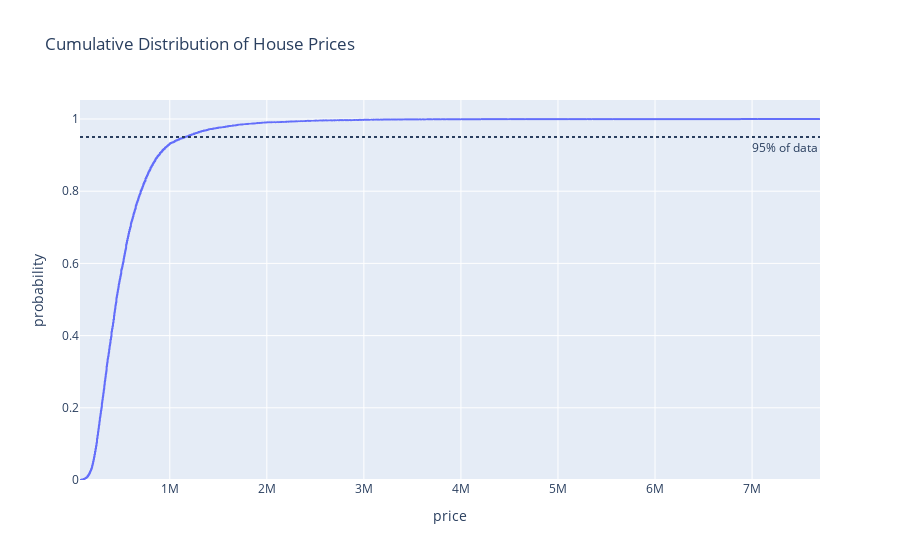

Notebook cell for this chart:
### Markdown cell above
## How much of the data is represented by outliers?

### Code cell
df_sorted = df_clean["price"].sort_values()

# Cumulative Quatiles
fig = px.ecdf(df_sorted, x="price", title="Cumulative Distribution of House Prices")

# Add a marker line at the 95th and 99th percentiles
fig.add_hline(y=0.95, line_dash="dot", annotation_text="95% of data", annotation_position="bottom right")
fig.show()

### Figure 1 — Plotly figure (JSON) as saved in the notebook; plotly's stock layout.template omitted (floating-point values rounded to 4 significant figures; data arrays with more than 128 entries replaced by an {"elided": "..."} marker saying what was removed)
{"data": [{"hovertemplate": "price=%{x}<br>probability=%{y}<extra></extra>", "legendgroup": "", "line": {"dash": "solid", "shape": "hv"}, "marker": {"color": "#636efa", "symbol": "circle"}, "mode": "lines", "name": "", "showlegend": false, "type": "scattergl", "x": {"elided": "21613 float values"}, "xaxis": "x", "y": {"elided": "21613 float values"}, "yaxis": "y"}], "layout": {"annotations": [{"showarrow": false, "text": "95% of data", "x": 1, "xanchor": "right", "xref": "x domain", "y": 0.95, "yanchor": "top", "yref": "y"}], "legend": {"tracegroupgap": 0}, "shapes": [{"line": {"dash": "dot"}, "type": "line", "x0": 0, "x1": 1, "xref": "x domain", "y0": 0.95, "y1": 0.95, "yref": "y"}], "title": {"text": "Cumulative Distribution of House Prices"}, "xaxis": {"anchor": "y", "domain": [0, 1], "title": {"text": "price"}}, "yaxis": {"anchor": "x", "domain": [0, 1], "rangemode": "tozero", "title": {"text": "probability"}}}}
